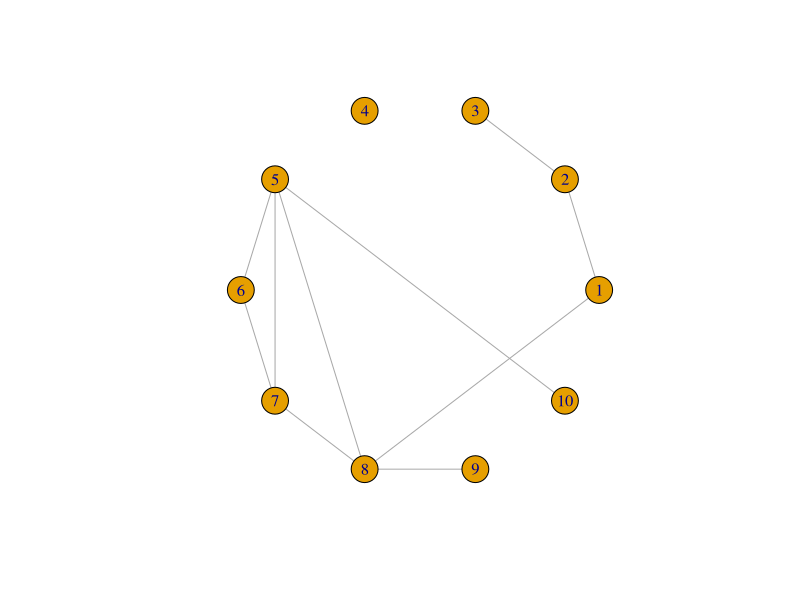

Here is the R script that generated this plot:
library(igraph)


### Name: rewire
### Title: Rewiring edges of a graph
### Aliases: rewire

### ** Examples

g <- make_ring(10)
g %>%
  rewire(each_edge(p = .1, loops = FALSE)) %>%
  plot(layout=layout_in_circle)
print_all(rewire(g, with = keeping_degseq(niter = vcount(g) * 10)))
